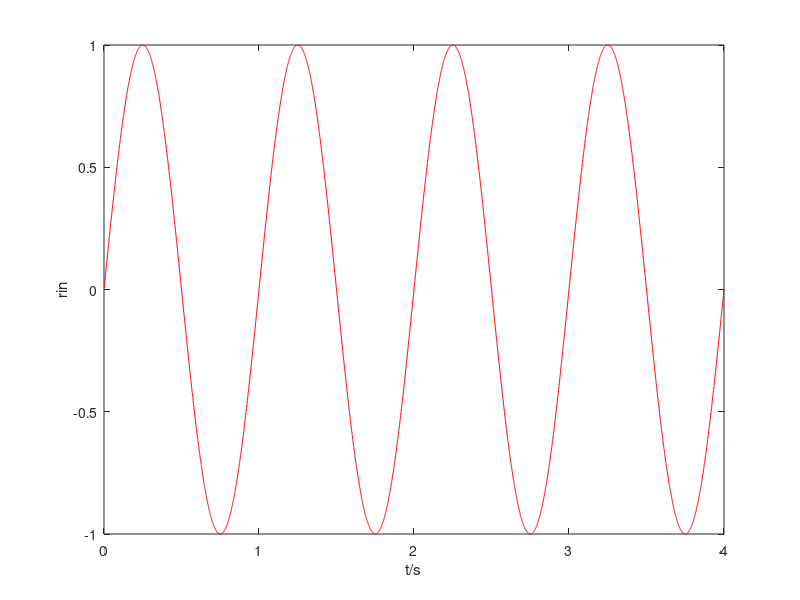
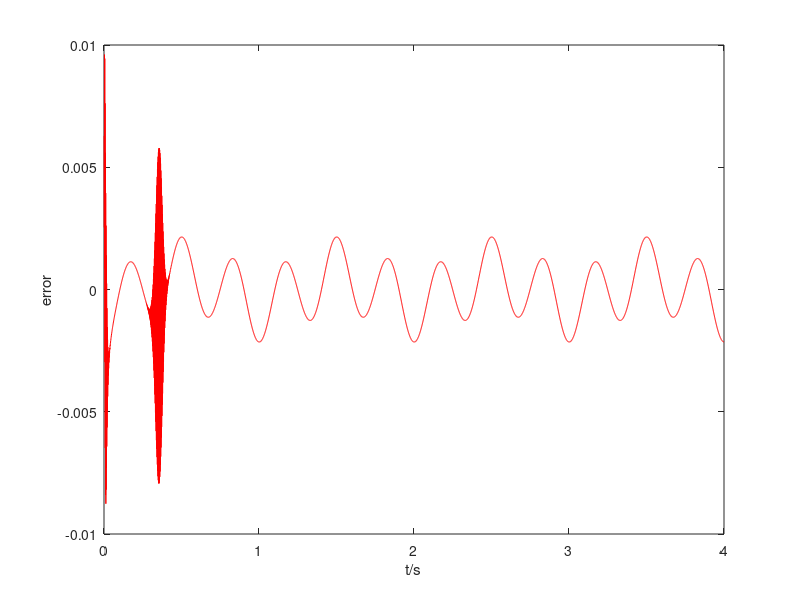
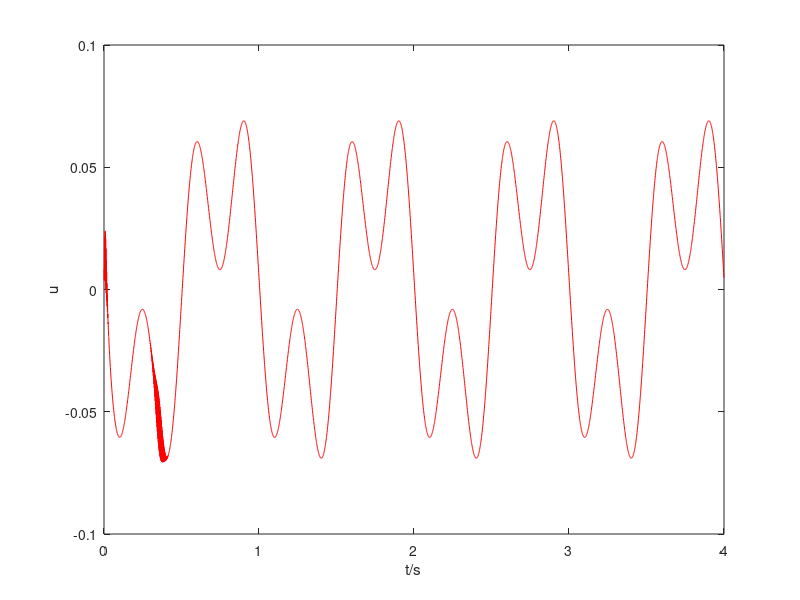
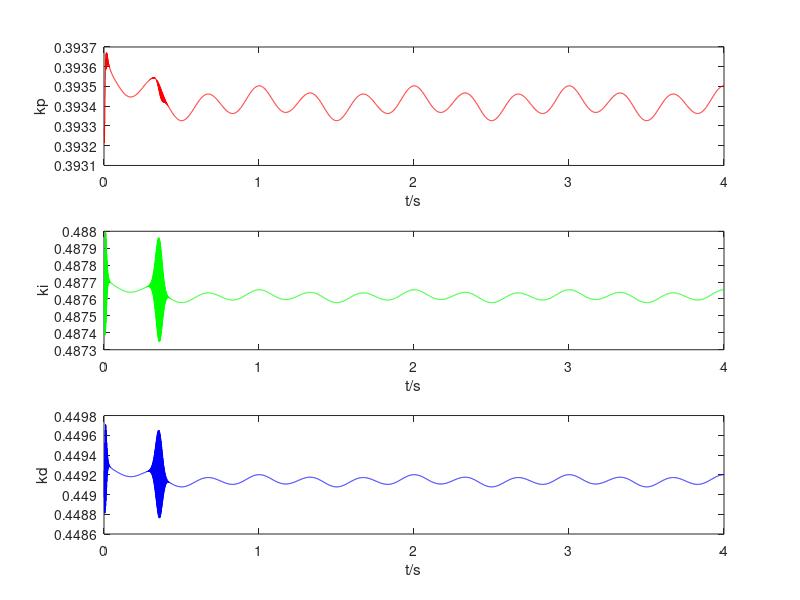

The MATLAB script that drew these images, in order:

clear all;
close all;
%%参数初始�?
xite=0.20;
alfa=0.05; 
  %网络结构�?
IN=4; H=5; Out=3;
  %采样时间
ts=0.001;
  %初始化权重参数矩�?
% wi=0.50*rands(H,IN);
% wo=0.50*rands(Out,H);

wi=[0.1407 0.2400 -0.4138 0.2894;
         -0.1712 -0.2652 -0.1336 -0.1323;
         0.1538 0.2350 -0.1308 -0.2940;
         0.2491 0.4706 0.1850 -0.4133;
         0.0832 0.3669 0.0979 0.2719];

wo=[-0.2943 -0.2710 -0.3482 -0.2059 -0.4085;
          -0.1117 0.1419 0.2819 -0.2626 -0.0947;
          0.0518 -0.0155 -0.3994 0.0309 -0.3952];
wi_init_save=wi;   wo_init_save=wo;   
wo_1=wo;  wo_2=wo; 
wi_1=wi;  wi_2=wi;
  %初始化PID控制器的相关信号
x=[0,0,0];
du_1=0;
u_1=0;
y_1=0;
error_1=0; error_2=0;
  %隐含层神经元的输�?
Oh=zeros(H,1);
I=Oh;
  
%%�?��采样
for k=1:1:4000  
    time(k)=k*ts;
    rin(k)=sin(1*2*pi*k*ts); %系统输入
    a(k)=1.2*(1-0.8*exp(-0.1*k));  
    yout(k)=a(k)*sin(y_1)+1.2*u_1; %根据差分方程递推出输�?

    error(k)=rin(k)-yout(k); %误差
    %xi=[rin(k),yout(k),error(k),1]; %神经网络的输�?
    X(1)=error(k)-error_1;
    X(2)=error(k);
    X(3)=error(k)-2*error_1+error_2;
    xi=[X(1),X(2),X(3),1];
    epid=[X(1);X(2);X(3)];

    %%%前向信号传播----------------------------------------
    %%从输入层到隐�?
      %线�?变化
    I=xi*(wi');
      %�?��函数
    for j=1:1:H
        Oh(j)=( exp( I(j)-exp(-I(j)) ) )/(exp( I(j)+exp(-I(j)) ));
    end
    %%从隐层到输出�?
      %线�?变换
    K=wo*Oh;
      %�?��函数
    for l=1:1:Out
        K(l)=exp(K(l))/(exp(K(l))+exp(-K(l)));
    end
    kp(k)=K(1); ki(k)=K(2); kd(k)=K(3);
    Kpid=[kp(k),ki(k),kd(k)];
    du(k)=Kpid*epid;
    u(k)=u_1+du(k); %控制器输出量

    %%%反向传播------------------------------------------------
    %%从输出层到隐层传�?
    dyu(k)=sign((yout(k)-y_1)/(du(k)-du_1+0.0001));
    for j=1:1:Out
        dK(j)=2/(exp(K(j))+exp(-K(j)))^2;
    end
      %求局部梯度因�?
    for l=1:1:Out
        delta3(l)=error(k)*dyu(k)*epid(l)*dK(l);
    end

    for l=1:1:Out
        for i=1:1:H
            d_wo=xite*delta3(l)*Oh(i)+alfa*(wo_1-wo_2);
        end
    end
      %更新输出层到隐层的权值参数wo
    wo=wo_1+d_wo+alfa*(wo_1-wo_2);

    %%%从隐层到输入层的反向传播-------------------------------
    for i=1:1:H
        dO(i)=4/(exp(I(i))+exp(-I(i)))^2;
    end
    segma=delta3*wo;
    for i=1:1:H
        delta2(i)=dO(i)*segma(i);
    end
    d_wi=xite*(delta2')*xi;
      %更新隐层到输入层的权值参数wi
    wi=wi_1+d_wi+alfa*(wi_1-wi_2);
      %保留前一时刻的权�?
    wo_2=wo_1; wo_1=wo;
    wi_2=wi_1; wi_1=wi;

    %%%控制器参数更新，时移赋�?
    du_1=du(k);
    u_1=u(k);
    y_1=yout(k);
    error_2=error_1; error_1=error(k);

end

%%%作图
figure(1);
plot(time,rin,'r');
xlabel('t/s');  ylabel('rin');
% hold on;
% plot(time,yout,'b');

figure(2);
plot(time,error,'r');
xlabel('t/s');  ylabel('error');

figure(3);
plot(time,u,'r');
xlabel('t/s');  ylabel('u');

figure(4);
subplot(311);
plot(time,kp,'r');
xlabel('t/s');  ylabel('kp');
subplot(312);
plot(time,ki,'g');
xlabel('t/s');  ylabel('ki');
subplot(313);
plot(time,kd,'b');
xlabel('t/s'); ylabel('kd');


figure(5);
plot(time,yout,'b');











